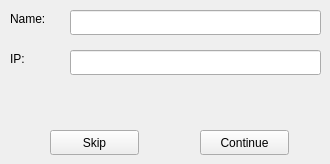
              <widget class="QWidget" name="tab_7">
               <attribute name="title">
                <string>Init</string>
               </attribute>
               <widget class="QLabel" name="label_11">
                <property name="geometry">
                 <rect>
                  <x>10</x>
                  <y>10</y>
                  <width>67</width>
                  <height>17</height>
                 </rect>
                </property>
                <property name="text">
                 <string>Name:</string>
                </property>
               </widget>
               <widget class="QLabel" name="label_12">
                <property name="geometry">
                 <rect>
                  <x>10</x>
                  <y>50</y>
                  <width>67</width>
                  <height>17</height>
                 </rect>
                </property>
                <property name="text">
                 <string>IP:</string>
                </property>
               </widget>
               <widget class="QLineEdit" name="lineEdit">
                <property name="geometry">
                 <rect>
                  <x>70</x>
                  <y>10</y>
                  <width>251</width>
                  <height>25</height>
                 </rect>
                </property>
               </widget>
               <widget class="QLineEdit" name="lineEdit_2">
                <property name="geometry">
                 <rect>
                  <x>70</x>
                  <y>50</y>
                  <width>251</width>
                  <height>25</height>
                 </rect>
                </property>
               </widget>
               <widget class="QPushButton" name="pushButton">
                <property name="geometry">
                 <rect>
                  <x>50</x>
                  <y>130</y>
                  <width>89</width>
                  <height>25</height>
                 </rect>
                </property>
                <property name="text">
                 <string>Skip</string>
                </property>
               </widget>
               <widget class="QPushButton" name="pushButton_2">
                <property name="geometry">
                 <rect>
                  <x>200</x>
                  <y>130</y>
                  <width>89</width>
                  <height>25</height>
                 </rect>
                </property>
                <property name="text">
                 <string>Continue</string>
                </property>
               </widget>
              </widget>
